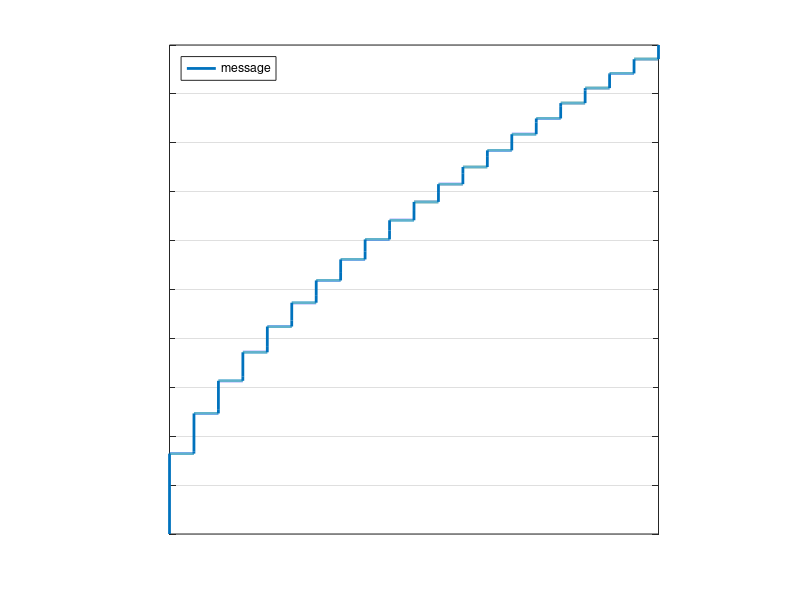

The MATLAB script that drew this image:
close all

% parameters
nm = 20;
ep = 1/nm; % noise parameter
nep = 1.e3;
n = nep*nm+1; % #of knots
N = 50; % #of nodes
tol = 1.e-5;

% grid
m = 0:(ep/nep):1; m = m(:);
iu = [(nep+1):n,n*ones(1,nep)]; iu = iu(:);
id = [ones(1,nep),1:(n-nep)]; id = id(:);
L0 = m.^3; L = zeros(n,1);

% main loop
er = 2*tol; c = 0;
while er>tol
    c = c+1;
    L = 2*((L0(iu).^2+L0(iu).*L0(id)+L0(id).^2)./(L0(iu)+L0(id)))./3;

    % boundaries
    L(1) = 0; L(n) = 1;
    
    % plot
    er = norm(L0-L); 
    
    % update
    L0 = L;
    
    if mod(c,1.e1)==0
        disp(er);
        plot(m,L,'linestyle','-','marker','none','linewidth',2);
        axis([0,1,0,1]);
        set(gca,'ytick',0:2*ep:1,'yticklabel','','xtick',[],'xticklabel','');
        grid on; axis square; 
        legend('message','location','northwest');
        drawnow;
    end
end